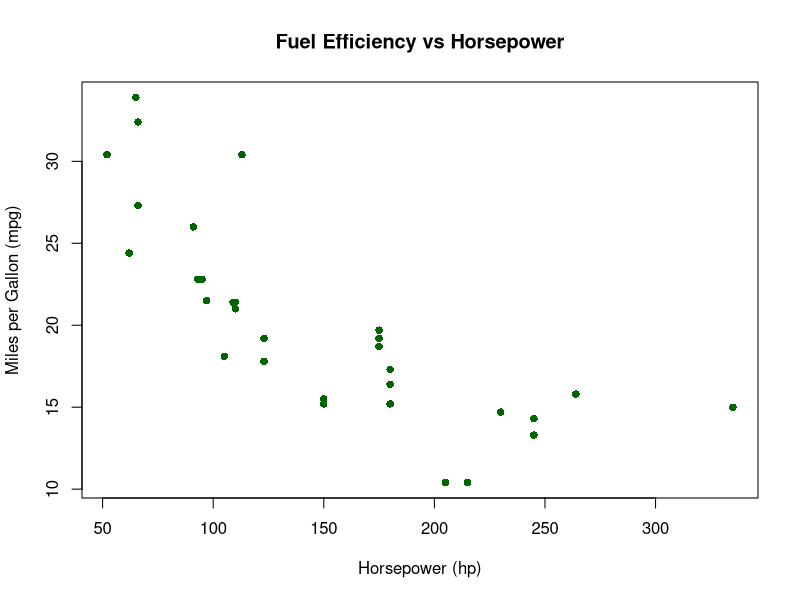

The R script that drew this image:
## ---- chunk 1
# Load the dataset
data(mtcars)

# Create scatter plot
plot(mtcars$hp, mtcars$mpg,
     main = "Fuel Efficiency vs Horsepower",
     xlab = "Horsepower (hp)",
     ylab = "Miles per Gallon (mpg)",
     col = "darkgreen",
     pch = 16)
